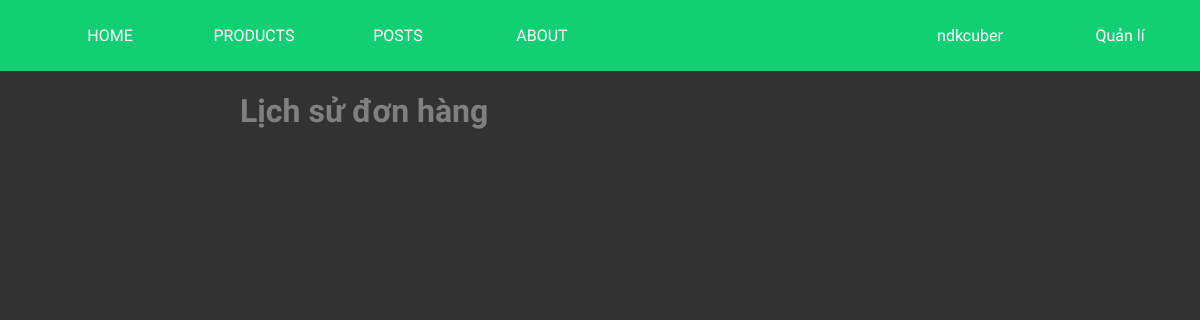
The page /prodreport.php (signed in) on the database as committed earlier.
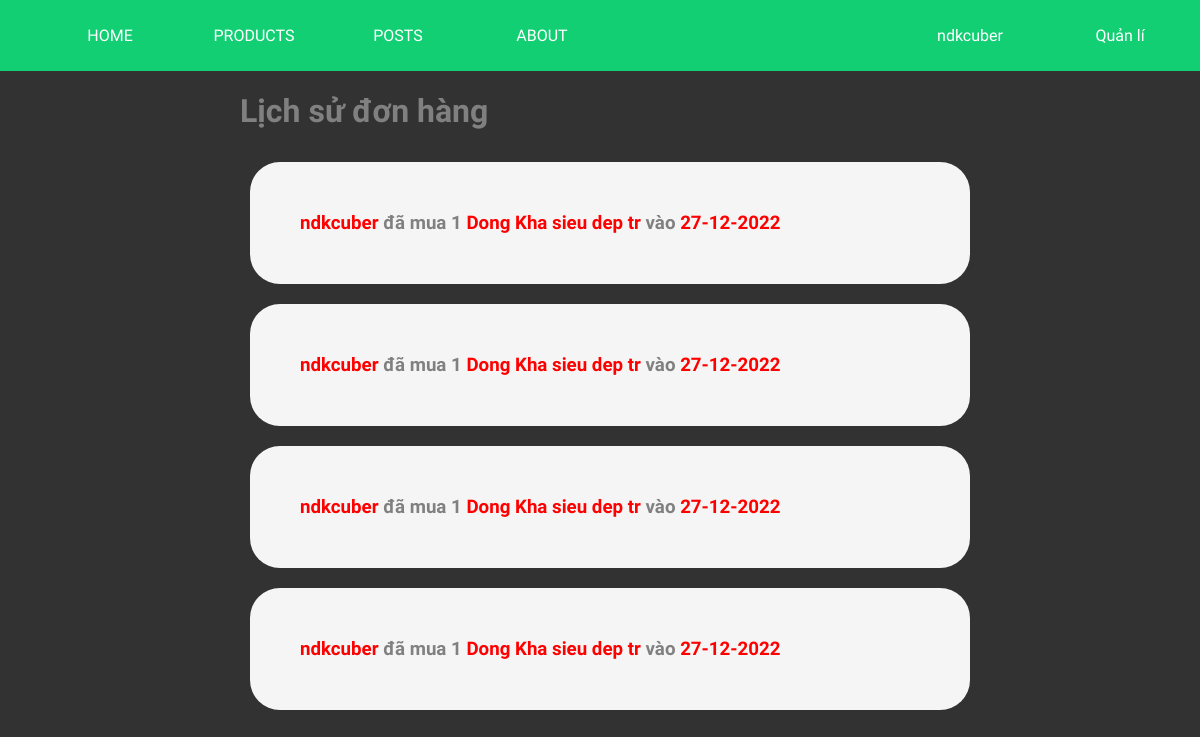
The same page on the database as committed later.
### tables this page shows
CREATE TABLE `prodreport` (
  `user` text NOT NULL,
  `productname` text NOT NULL,
  `date` text NOT NULL
);

### prodreport.php (the view, shortened to what this page needs)
<?php
	include 'navbar.php';
?>
<!DOCTYPE html>
<html>
<head>
	<link rel="stylesheet" type="text/css" href="style.css">
</head>
<body>
	<div class="container" style="max-width: 720px; margin-bottom: 30px;">
		<h1>Lịch sử đơn hàng</h1>
					<?php
				function show_reports(){
					include("database.php");
					  $sql2 = "SELECT * FROM prodreport";
				      $result2 = mysqli_query($conn,$sql2);
				      if ($result2->num_rows > 0) {
				      	while ($row2 = mysqli_fetch_array($result2)) {
						        echo "		<div style=\"width: 100%; display: inline-block; background: whitesmoke; min-width: 100%; min-height: 100px; border-radius: 30px; margin: 10px;\">
			<div style=\"margin: 50px;\">
				<h3 style=\"color:red;\">".$row2['user']."<span style=\"color:grey;\"> đã mua 1 </span>".$row2['productname']."<span style=\"color:grey;\"> vào </span>".$row2['date']."</h3>
			</div>
		</div>";
				      	}
				    }
				}
				show_reports()
			?>
	</div>
</body>
</html>

Rows that differ between the two databases and show on the page:
added prodreport: user "ndkcuber", productname "Dong Kha sieu dep tr", date "27-12-2022"
added prodreport: user "ndkcuber", productname "Dong Kha sieu dep tr", date "27-12-2022"
added prodreport: user "ndkcuber", productname "Dong Kha sieu dep tr", date "27-12-2022"
added prodreport: user "ndkcuber", productname "Dong Kha sieu dep tr", date "27-12-2022"
